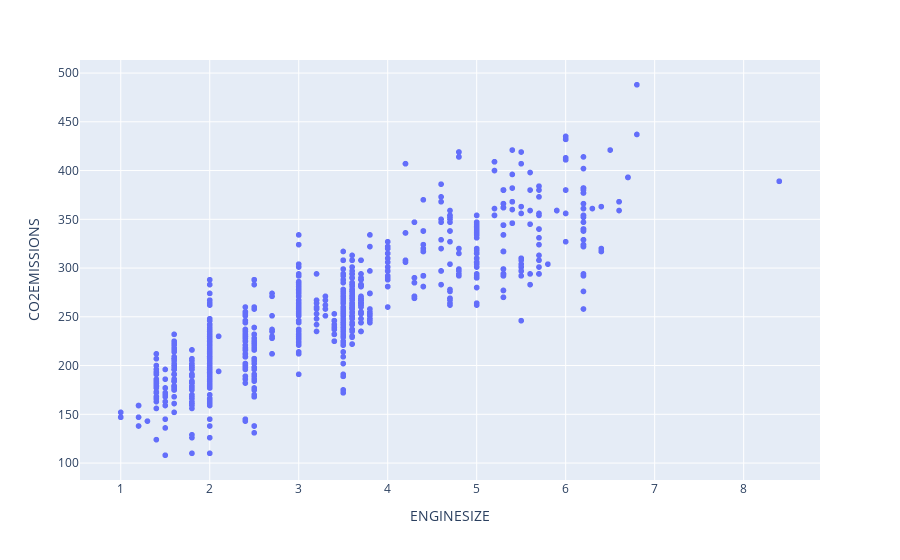

The notebook cell saved with this chart:
### Code cell
import plotly.express as px
fig=px.scatter(fuel,x="ENGINESIZE",y="CO2EMISSIONS")
fig.show()

### Figure 1 — Plotly figure (JSON) as saved in the notebook; plotly's stock layout.template omitted (floating-point values rounded to 4 significant figures; data arrays with more than 128 entries replaced by an {"elided": "..."} marker saying what was removed)
{"data": [{"hovertemplate": "ENGINESIZE=%{x}<br>CO2EMISSIONS=%{y}<extra></extra>", "legendgroup": "", "marker": {"color": "#636efa", "symbol": "circle"}, "mode": "markers", "name": "", "showlegend": false, "type": "scattergl", "x": {"elided": "1067 float values"}, "xaxis": "x", "y": {"elided": "1067 int values"}, "yaxis": "y"}], "layout": {"autosize": true, "legend": {"tracegroupgap": 0}, "margin": {"t": 60}, "xaxis": {"anchor": "y", "autorange": true, "domain": [0, 1], "range": [0.5152, 8.885], "title": {"text": "ENGINESIZE"}, "type": "linear"}, "yaxis": {"anchor": "x", "autorange": true, "domain": [0, 1], "range": [78.58, 517.4], "title": {"text": "CO2EMISSIONS"}, "type": "linear"}}}
